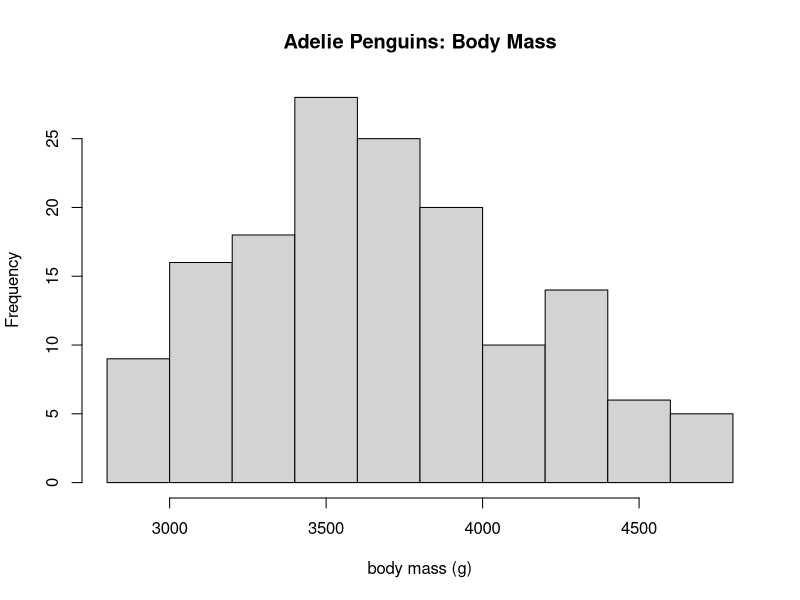
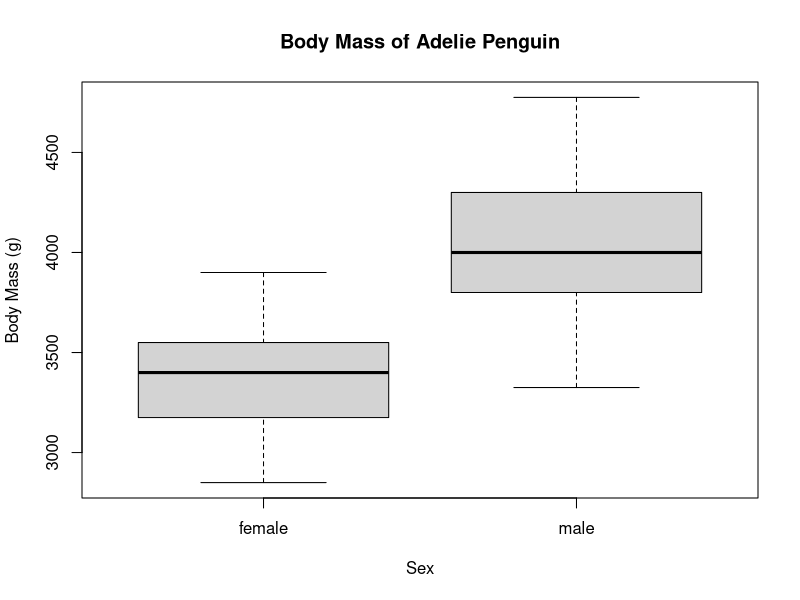

The R source for these figures, in order:
## ---- chunk 1
knitr::opts_chunk$set(echo = TRUE)
## ---- chunk 2
require(palmerpenguins)
## ---- chunk 3
dat_ade = droplevels(subset(penguins, species == "Adelie"))

dat_ade_male = droplevels(subset(dat_ade, sex == "male"))

dat_ade_female = droplevels(subset(dat_ade, sex == "female"))
## ---- chunk 4
dat_ade_male
## ---- chunk 5
hist(dat_ade$body_mass_g, main = "Adelie Penguins: Body Mass", xlab = "body mass (g)")
## ---- chunk 6
head(dat_ade)
## ---- chunk 7
boxplot(body_mass_g ~ sex,
        data = dat_ade,
        main = "Body Mass of Adelie Penguin",
        xlab = "Sex",
        ylab = "Body Mass (g)")
## ---- chunk 8
t.test(dat_ade$body_mass_g, mu=0)
## ---- chunk 9
t.test(dat_ade_male$body_mass_g, mu=4000, alternative = "greater")
## ---- chunk 10
t.test(dat_ade$body_mass_g ~ dat_ade$sex)
## ---- chunk 11
t.test(dat_ade_male$body_mass_g, dat_ade_female$body_mass_g, alternative="greater")
## ---- chunk 12
t.test(dat_ade_male$body_mass_g, dat_ade_female$body_mass_g, alternative="less")
